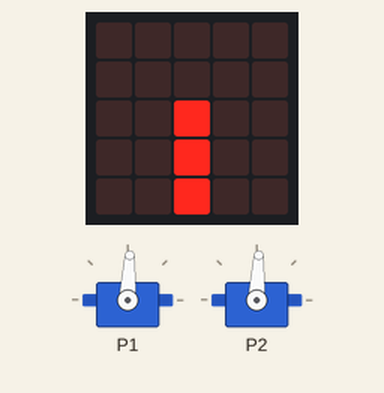
Simulated run of this program. Board: BBC micro:bit running MicroPython. Shown: 2 × servo, the board's 5×5 LED display. Servo angles are drawn from the pulse width (0.5 ms = 0°, 2.5 ms = 180°).

Above: at 0.15 s.
At 0.75 s:
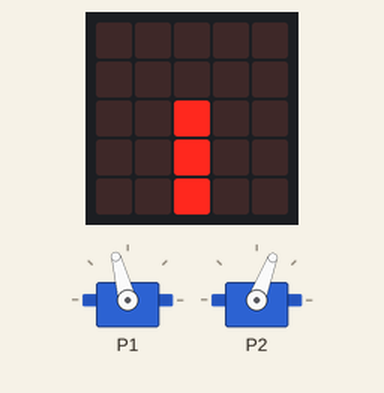
At 2.25 s:
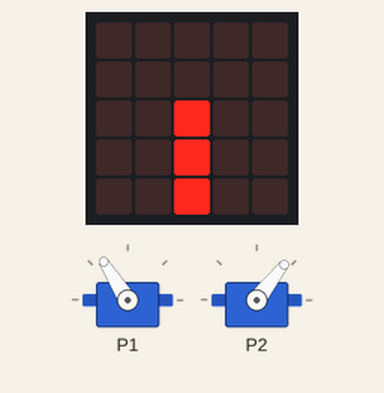
At 4.35 s:
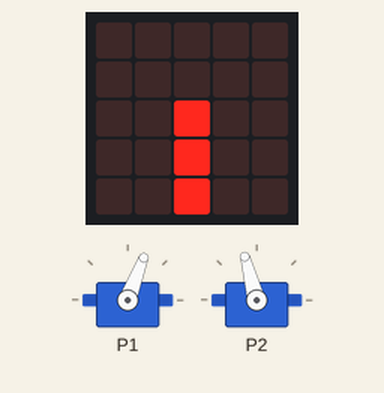
Timing chart, 0 to 40.0 s (numbered marks = the images above):
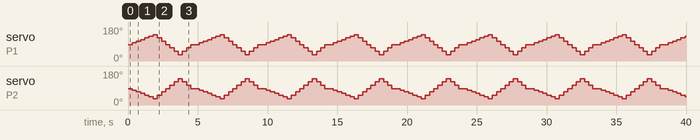

Measured:
- by itself, servo on P2: repeats every 4.8 s: 69° 0.30 s, 61° 0.30 s, 52° 0.30 s, 43° 0.30 s, 34° 0.30 s, 52° 0.30 s, 69° 0.30 s, 87° 0.30 s, 105° 0.30 s, 122° 0.30 s, 140° 0.30 s, 122° 0.30 s, 105° 0.30 s, 87° 0.60 s, 78° 0.30 s
- by itself, servo on P1: repeats every 4.8 s: 105° 0.30 s, 113° 0.30 s, 122° 0.30 s, 131° 0.30 s, 140° 0.30 s, 122° 0.30 s, 105° 0.30 s, 87° 0.30 s, 69° 0.30 s, 52° 0.30 s, 34° 0.30 s, 52° 0.30 s, 69° 0.30 s, 87° 0.60 s, 96° 0.30 s

The program:

ServoTest.py
```python
# Add your Python code here. E.g.
from microbit import *

while True:
    pin1.write_analog(75)
    pin2.write_analog(75)
    display.show(Image.CLOCK6)
    sleep(300)
    pin1.write_analog(80)
    pin2.write_analog(70)
    display.show(Image.CLOCK6)
    sleep(300)
    pin1.write_analog(85)
    pin2.write_analog(65)
    display.show(Image.CLOCK6)
    sleep(300)
    pin1.write_analog(90)
    pin2.write_analog(60)
    display.show(Image.CLOCK6)
    sleep(300)
    pin1.write_analog(95)
    pin2.write_analog(55)
    display.show(Image.CLOCK6)
    sleep(300)
    pin1.write_analog(100)
    pin2.write_analog(50)
    display.show(Image.CLOCK6)
    sleep(300)
    pin1.write_analog(105)
    pin2.write_analog(45)
    display.show(Image.CLOCK6)
    sleep(300)
    pin1.write_analog(95)
    pin2.write_analog(55)
    display.show(Image.CLOCK6)
    sleep(300)
    pin1.write_analog(85)
    pin2.write_analog(65)
    display.show(Image.CLOCK6)
    sleep(300)
    pin1.write_analog(75)
    pin2.write_analog(75)
    display.show(Image.CLOCK6)
    sleep(300)
    pin1.write_analog(65)
    pin2.write_analog(85)
    display.show(Image.CLOCK6)
    sleep(300)
    pin1.write_analog(55)
    pin2.write_analog(95)
    display.show(Image.CLOCK6)
    sleep(300)
    pin1.write_analog(45)
    pin2.write_analog(105)
    display.show(Image.CLOCK6)
    sleep(300)
    pin1.write_analog(55)
    pin2.write_analog(95)
    display.show(Image.CLOCK6)
    sleep(300)
    pin1.write_analog(65)
    pin2.write_analog(85)
    display.show(Image.CLOCK6)
    sleep(300)
    pin1.write_analog(75)
    pin2.write_analog(75)
    display.show(Image.CLOCK6)
    sleep(300)
```
